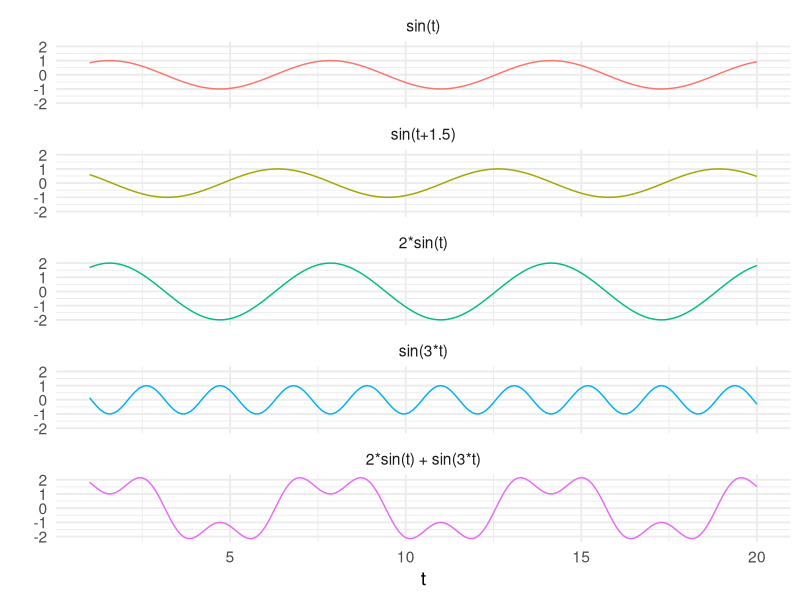
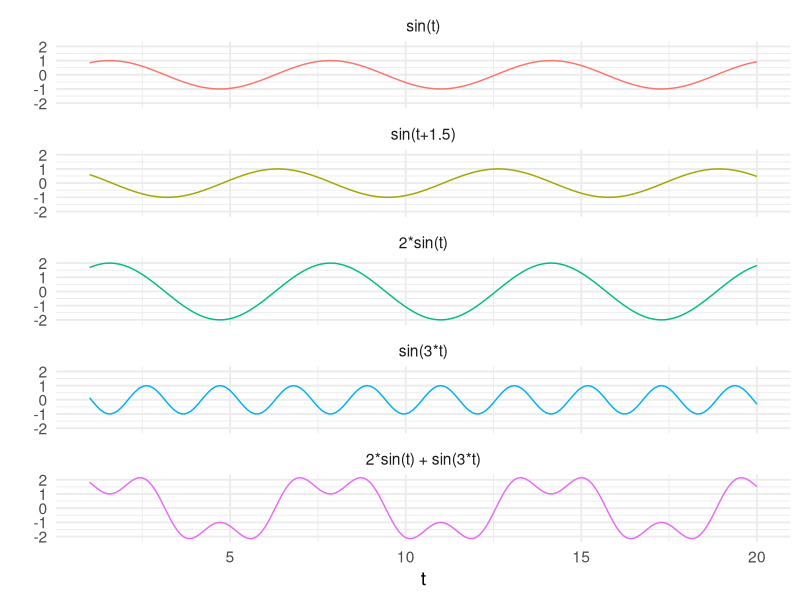

Reproduce these figures in R, in order. (Note: this script raises an error after producing the figures.)
# This creates sinusoid example plot

library(ggplot2)
theme_set(theme_minimal(base_size = 14))

t <- seq(1,20,0.1)
a <- sin(t)
b <- sin(t+1.5)
c <- 2*sin(t)
d <- sin(3*t)
e <- c+d

df <- as.data.frame(cbind(t,a,b,c,d,e))
names(df) <- c("t", "sin(t)", "sin(t+1.5)", "2*sin(t)", "sin(3*t)", "2*sin(t) + sin(3*t)")
df2 <- reshape2::melt(df, id = "t")
#df2$variable[df2$variable == "d"] <- "b + c"

ggplot(df2, aes(x = t, y = value, colour = variable, group = variable)) + 
  geom_path() +
  facet_wrap(~variable, ncol = 1) +
  theme(legend.position="none") +
  ylab("")
ggsave(paste0(pFolder, "sinExample.png"))
ggsave(paste0(pFolder, "sinExample.pdf"))